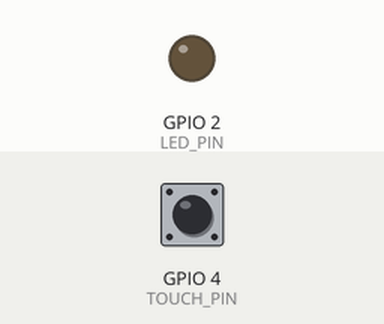
This sketch was run on a simulated ESP32. Shown: output pins drawn as LEDs (lit = HIGH). The inputs (shaded band) are chosen by the test bench; at power-on: GPIO 4 (TOUCH_PIN) HIGH. What the sketch prints to the serial monitor is not drawn.

Above: at 0.0 s.
At 1.1 s:
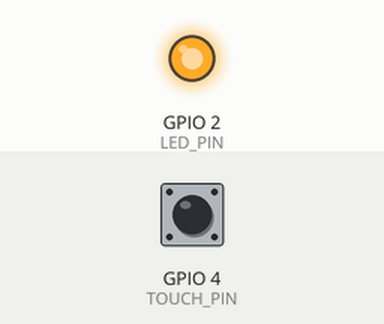
Timing chart, 0 to 2.6 s (numbered marks = the images above):
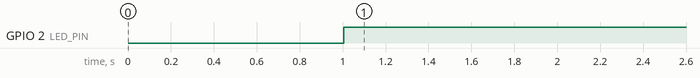

Measured:
- by itself, GPIO 2 (LED_PIN): LOW → HIGH at 1.0 s

The sketch:

ex04.3.ino
```cpp
// 完全基于你实验的原版基础代码修改，只加自锁逻辑，100%兼容你的硬件
// 定义触摸引脚（T0对应GPIO4）
#define TOUCH_PIN 4
// 定义LED引脚（ESP32 DevKit板载LED通常是GPIO2）
#define LED_PIN 2

// ！！！这里直接填你第三步跑通的那个阈值！！！不要改别的！！！
int threshold = 800;
// 触摸值（和实验代码完全一致）
int touchValue;

// ========== 题目要求的自锁核心变量 ==========
bool ledState = false;          // 布尔型LED状态变量，默认熄灭
bool lastTouchState = false;    // 上一次的触摸状态，用于边缘检测
// 软件防抖：两次触发的最小间隔，防止手抖误触发
const unsigned long debounceInterval = 500;
unsigned long lastTriggerTime = 0;
// ==============================================

void setup() {
  // 和你的实验代码完全一致，一字不差
  Serial.begin(115200);
  delay(1000); // 等待串口稳定
  pinMode(LED_PIN, OUTPUT);
  digitalWrite(LED_PIN, LOW); // 上电默认熄灭
  Serial.println("===== 触摸自锁开关 实验专属版 =====");
  Serial.print("当前触发阈值：");
  Serial.println(threshold);
  Serial.println("功能：摸一下亮，再摸一下灭");
}

void loop() {
  // 这部分和你实验的基础代码完全一致，一字不差
  touchValue = touchRead(TOUCH_PIN);
  Serial.print("Touch Value: ");
  Serial.println(touchValue);

  // 1. 判断触摸状态，和实验逻辑完全一致：小于阈值=正在触摸
  bool currentTouchState = (touchValue < threshold);

  // 2. 题目要求的核心逻辑：边缘检测 + 软件防抖
  // 仅在【上一次未触摸，当前刚触摸】的瞬间触发，长按不会重复触发
  if (currentTouchState == true && lastTouchState == false) {
    // 防抖：两次触发间隔必须大于500ms，防止手抖导致连续翻转
    if (millis() - lastTriggerTime > debounceInterval) {
      // 翻转LED状态，实现自锁
      ledState = !ledState;
      digitalWrite(LED_PIN, ledState ? HIGH : LOW);

      // 串口打印触发日志，方便你调试
      Serial.print("【触发成功】LED当前状态：");
      Serial.println(ledState ? "亮起" : "熄灭");

      // 更新上次触发时间，完成防抖
      lastTriggerTime = millis();
    }
  }

  // 3. 更新上一次的触摸状态，为下一次循环的边缘检测做准备
  lastTouchState = currentTouchState;

  // 和你的实验代码完全一致的100ms延时，绝对兼容
  delay(100);
}
```
